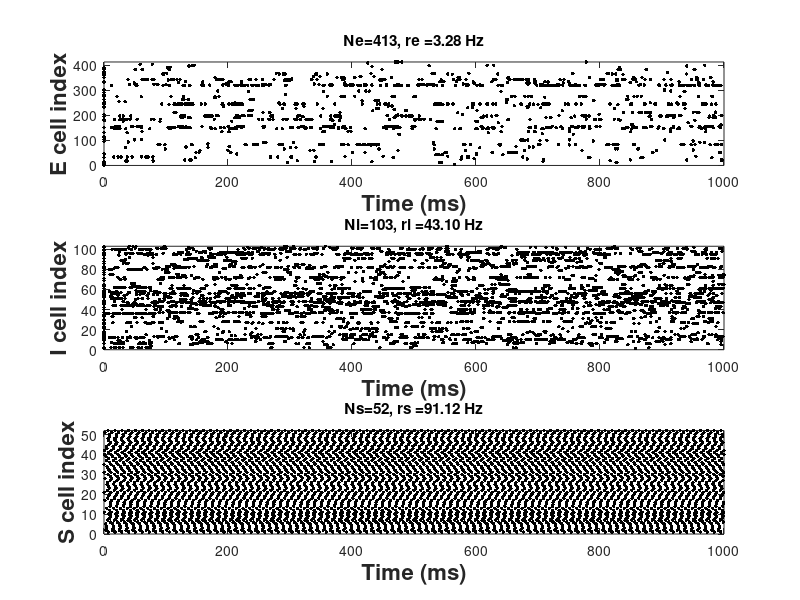

This chart was generated by the following MATLAB code: (Note: this script raises an error after producing the figure.)
% Inputs:
% Ne number of e neurons
% Ni number of I neurons
% pee, pei, pie, pii; pab is the connection propability from b to a
%
%  [spktime_e,spkindex_e, spktime_i, spkindex_i, re, ri] = balanced_net( Ne, Ni, pee, pei, pie, pii, T, tau )
% 
% Outputs
%                   re                     mean firing rate of excitatory neurons
%                   ri                      mean firing rate of inhibitory neurons
%
% Optional inputs
%                   Ne                    {4136} number of excitatory neurons
%                   Ni                     {1034} number of inhibitory neurons
%                   pee                  {0.06} propability of connection between e to e 
%                   pei                   {0.35} propability of connection between i to e
%                   pie                   {0.42} propability of connection between e to i
%                   pii                    { 0.39} propability of connection between i to i
%                   T                      {1000} total time [ms]
%                   tau                  {10} the membrane timescale of the neuron [ms]
%  
%  Na   - number of neurons in a 
%  pab - propability of connection from b to a
%  Kab - number of expected connection from b to a
% 
% 26-Jul-22 HS

function [spktime_e,spkindex_e, spktime_i, spkindex_i, re, ri] = balanced_net( Ne, Ni, pee, pei, pie, pii, T, tau )

%--------------------------------------------------------------------%
% check inputs
%--------------------------------------------------------------------%

if nargin < 1 || isempty(Ne)
    Ne = 413;
%         Ne = 4136;

end

if nargin < 2 || isempty(Ni)
    Ni = 103;
%         Ni = 1034;

end

if nargin < 3 || isempty(pee)
    pee = 0.06;
end

if nargin < 4|| isempty(pei)
    pei = 0.35;
end

if nargin < 5|| isempty(pie)
    pie = 0.42;
end

if nargin < 6|| isempty(pii)
    pii =0.39;
end

if nargin < 7|| isempty(T)
    T =1000;
end

if nargin < 8|| isempty(tau)
    tau =10;
end

corr_binSize = 10; % correlation binSize [ms]

%external drives
je0=2.2;
ji0=0.6; 

% SOM
js0 = 0.15;
pse = 0;
% pse = 0.3;
pes = 0.23;
Ns   = round( ( Ne + Ni ) /10 );
jse=6.0; 
jes= 2;
Kse=pse*Ne; %expected # of connections (for e to e)'
Kes=pes*Ns; 




Kee=pee*Ne; %expected # of connections (for e to e)'
Kie=pie*Ne; 
Kei=pei*Ni; 
Kii=pii*Ni; 

% connection strengths %default values 
jee=2.5;
jie=6.0; 
jei=5.5;
jii=5.0; 
% e_rate_theory = ( je0 * jii - ji0 * jei ) / (jei * jie - jee*jii) * 10^3 / tau;
% i_rate_theory  = (je0 * jie - ji0 * jee) / (jei * jie - jee * jii) * 10^3 / tau;

%%%%%%%%%%%%%%%%%%%%%%%%%%%%%%%%%%%%%%%%%%%%%%%%%%%%%%%%%%%%%%%%%%  

% scaling the true recurrent weights by 1/sqrt{K}
Jee=jee/sqrt(Kee); 
Jie=jie/sqrt(Kie); 
Jei=jei/sqrt(Kei); 
Jii=jii/sqrt(Kii); 
Jse = jse / sqrt(Kse);
Jes = jes / sqrt(Kes);

if Jee == inf
    Jee = 0;
end
if Jie == inf
    Jie = 0;
end
if Jei == inf
    Jei = 0;
end
if Jii == inf
    Jii = 0;
end
if Jse == inf
    Jse = 0;
end
if Jes == inf
    Jes = 0;
end

% scaling the feedforward weights by sqrt{K}
Je0=je0*sqrt(Kee); 
Ji0=ji0*sqrt(Kie); 
Js0 = js0 * sqrt(Kse);

if Js0 == 0
    Js0 = js0 * 10;
end

% membrane dynamics 
Vt=1;  %threshold
Vr=0;   %reset

%simulation details
dt                  = tau/500; %this should be accurate enough
maxspk         = T/dt; %pre-allocate space for the spike trains

%%%%%%%%connection matrices%%%%%%%

%E to E
cEE=zeros(Ne,Ne); %storing E to E connections
cEE_t=rand(Ne,Ne); %random matrix
cEE(cEE_t< pee)=1; %adjacency matrix (0 if no connection, 1 if connection)

%E to I
cIE=zeros(Ne,Ni);
cIE_t=rand(Ne,Ni);
cIE(cIE_t<pie)=1;

%I to E
cEI=zeros(Ni,Ne);
cEI_t=rand(Ni,Ne);
cEI(cEI_t<pei)=1;

%I to I
cII=zeros(Ni,Ni);
cII_t=rand(Ni,Ni);
cII(cII_t<pii)=1;

% E to S
cSE = zeros(Ne,Ns);
cSE_t=rand(Ne,Ns);
cSE(cSE_t<pse)=1;

% S to E
cES = zeros(Ns,Ne);
cES_t=rand(Ns,Ne);
cES(cES_t<pes)=1;


% intial conditions%%%%%%%%%%%%%%%%%%%%%%%%%%%%%%%%%%%%%%%%%
Ve=rand(Ne,1);
Vi=rand(Ni,1);
Vs = rand(Ns,1);
Je0_vec=Je0.*ones(Ne,1);
Ji0_vec=Ji0.*ones(Ni,1);
Js0_vec = Js0 * ones(Ns,1);

% spiketime arrays; use a pre-allocated size
spktime_e=zeros(maxspk,1); % spike time array of E neurons
spkindex_e=zeros(maxspk,1); % identifity of the spike of each E neuron
spktime_i=zeros(maxspk,1); % spike time arrawy of I neuorns
spkindex_i=zeros(maxspk,1); % udentifity of the spikes of each I neuron 
spktime_s = zeros(maxspk,1);
spkindex_s = zeros(maxspk,1);

%intialize the spike time counter
counte=0;
counti=0;
counts=0;

% time loop%%%%%%%%%%%%%%%%%%%%%%%%%%%%%%%%%%%%%%%%%%%%%%%%%%
for t= dt:dt:T 
     
    % zero the interactions from the last step
    kickee=zeros(Ne,1);
    kickei=zeros(Ne,1);
    kickie=zeros(Ni,1);
    kickii=zeros(Ni,1);

    kickse=zeros(Ns,1);
    kickes=zeros(Ne,1);


    % see which one of the E's spiked in the previous step
    index_spke=find(Ve>=Vt);  %find e spikers
    
    % if sombody spiked, update the spike times array and the spiker identifty
    if (~isempty(index_spke))
        spktime_e(counte+1:counte+length(index_spke))=t; %update spktime array
        spkindex_e(counte+1:counte+length(index_spke))=index_spke; %update spkindex array
        Ve(index_spke)=Vr;  %reset the spikers
        counte=counte+length(index_spke); %update the counter for the spike array
    end
    
    % see which one of the I's spiked in the previous step
    index_spki=find(Vi>=Vt); %find i spikers
    
    if (~isempty(index_spki))
        spktime_i(counti+1:counti+length(index_spki))=t;
        spkindex_i(counti+1:counti+length(index_spki))=index_spki;
        Vi(index_spki)=Vr;
        counti=counti+length(index_spki);
    end

  % see which one of the S spiked in the previous step
    index_spks=find(Vs>=Vt); %find i spikers
    
    if (~isempty(index_spks))
        spktime_s(counts+1:counts+length(index_spks))=t;
        spkindex_s(counts+1:counts+length(index_spks))=index_spks;
        Vs(index_spks)=Vr;
        counts=counts+length(index_spks);
    end
    
    %update e synaptic connectivity
    for j=1:length(index_spke) %loop over spikers
     
       kickee_index=find(cEE(index_spke(j),:)>0);  %find the post-synaptic targets of spiker j
       kickee(kickee_index)=kickee(kickee_index)+1; %update the post-synaptic targets kick
       
       kickie_index=find(cIE(index_spke(j),:)>0);
       kickie(kickie_index)=kickie(kickie_index)+1;
       
      kickse_index=find(cSE(index_spke(j),:)>0);
       kickse(kickse_index)=kickse(kickse_index)+1;
        
    end 
    
    %update i synaptic connectivity
    for j=1:length(index_spki)  
     
       kickei_index=find(cEI(index_spki(j),:)>0);
       kickei(kickei_index)=kickei(kickei_index)+1;
       
       kickii_index=find(cII(index_spki(j),:)>0);
       kickii(kickii_index)=kickii(kickii_index)+1;
        
    end 

        %update s synaptic connectivity
    for j=1:length(index_spks)  
       kickes_index=find(cES(index_spks(j),:)>0);
       kickes(kickes_index)=kickes(kickes_index)+1;
    end 

    
    % Find the change in Ve and Vi based on excitation and inhibition
    Ve = Ve+ (Jee*kickee ) - (Jei*kickei) - (Jes *kickes) ;  %kick the e neurons Vm 
%         Ve = Ve+ (Jee*kickee ) - (Jei*kickei) ;
    Vi = Vi+Jie*kickie-Jii*kickii;  %kick the i neurons Vm 
    Vs = Vs+Jse*kickse ;  %kick the s neurons Vm 

    %integrate the Vs with external inputs
    Ve=Ve+dt/tau*(-Ve+Je0_vec);  %e membrane integration 
    Vi=Vi+dt/tau*(-Vi+Ji0_vec);  %i membrane integration
    Vs=Vs+dt/tau*(-Vs+Js0_vec);  %s membrane integration

end 

non_zeroE = spktime_e ~= 0;
spktime_e = spktime_e(non_zeroE);
spkindex_e = spkindex_e(non_zeroE);

non_zeroI = spktime_i ~= 0;
spktime_i = spktime_i(non_zeroI);
spkindex_i = spkindex_i(non_zeroI);

non_zeroS = spktime_s~= 0;
spktime_s = spktime_s(non_zeroS);
spkindex_s = spkindex_s(non_zeroS);

re =counte/(T*Ne)*1000; % firing rate - the 1000 is to convert to Hz. 
ri = counti/(T*Ni)*1000;
rs = counts/(T*Ns)*1000;

figure;
subplot(3,1,1), plot(spktime_e,spkindex_e,'.k', 'MarkerSize',8); xlabel('Time (ms)', 'fontsize', 16, 'fontweight', 'b'); ylabel('E cell index', 'fontsize', 16, 'fontweight', 'b');
axis([0 T 0 Ne]);
title( sprintf( 'Ne=%d, re =%.2f Hz', Ne, re) );

subplot(3,1,2), plot(spktime_i,spkindex_i,'.k', 'MarkerSize',8); xlabel('Time (ms)', 'fontsize', 16, 'fontweight', 'b'); ylabel('I cell index', 'fontsize', 16, 'fontweight', 'b')
axis([0 T 0 Ni]);
title( sprintf( 'Ni=%d, ri =%.2f Hz', Ni, ri) );

subplot(3,1,3), plot(spktime_s,spkindex_s,'.k', 'MarkerSize',8); xlabel('Time (ms)', 'fontsize', 16, 'fontweight', 'b'); ylabel('S cell index', 'fontsize', 16, 'fontweight', 'b')
axis([0 T 0 Ns]);
title( sprintf( 'Ns=%d, rs =%.2f Hz', Ns, rs) );

suptitle( sprintf('pee=%.2f, pei=%.2f, pie=%.2f, pii=%.2f', pee, pei, pie, pii ) );

spike_train_corr(spktime_e, spkindex_e, corr_binSize);

return;
